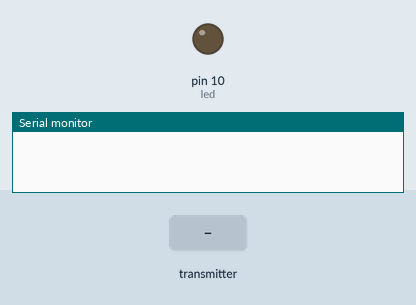
Recording of a sketch running on a simulated Arduino Uno, built with avr-gcc and run on an emulated ATmega328P. On the bench: output pins drawn as LEDs (lit = HIGH), the last lines printed to the serial monitor. Inputs (shaded band) come from the test bench. No radio packets arrive unless stated.

Above: at 1.2 s.
1.3 s: the transmitter starts sending var = 1
At 2.5 s:
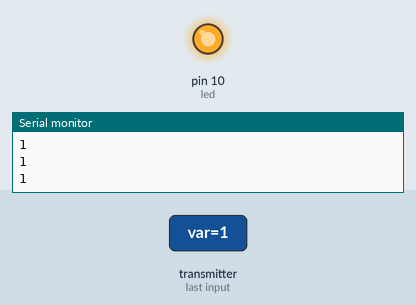
2.8 s: the transmitter starts sending var = 0
At 3.8 s:
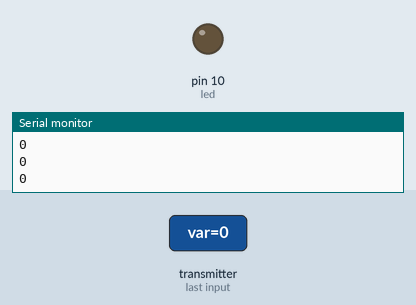
Timing chart, 0 to 5.8 s (numbered marks = the images above; inputs shaded):
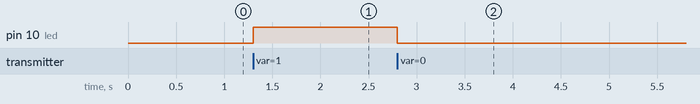

The sketch:

2receive.ino
```cpp
/*
* Arduino Wireless Communication Tutorial
*       Example 1 - Receiver Code
*
* by Dejan Nedelkovski, www.HowToMechatronics.com
*
* Library: TMRh20/RF24, https://github.com/tmrh20/RF24/
*/
#include <SPI.h>
#include <nRF24L01.h>
#include <RF24.h>
#define led 10

RF24 radio(7, 8); // CE, CSN
const byte address[6] = "00001";
boolean var = 0;
void setup() {
  pinMode(10, OUTPUT);
  Serial.begin(9600);
  radio.begin();
  radio.openReadingPipe(0, address);
  radio.setPALevel(RF24_PA_MAX);
}
void loop() {
  radio.startListening();
  if (radio.available()) {
    radio.read(&var,sizeof(var));
    Serial.println(var);
    if(var == 1){
      digitalWrite(led, HIGH);
    }
    else {
      digitalWrite(led, LOW);
    }

  }
}
```

Measured:
- after the input at 1.3 s, pin 10 (led): LOW → HIGH at once
- after the input at 2.8 s, pin 10 (led): HIGH → LOW at once
